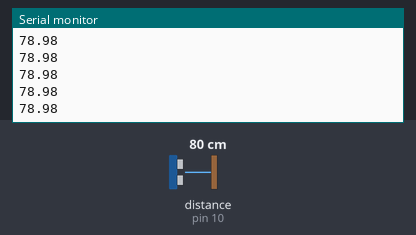
Bench run of a sketch on a simulated Arduino Uno, built with avr-gcc and run on an emulated ATmega328P. Parts: the last lines printed to the serial monitor. Wiring (inferred from the names in the program): ultrasonic range finder: trigger pin 9; echo pin 10. Inputs (shaded band) come from the test bench; at power-on: distance to the obstacle (sensor on pin 10) 80 cm. The echo pulse lasts 58.3 µs per cm.

Above: at 1.2 s.
1.3 s: distance to the obstacle (sensor on pin 10) set to 2 cm
At 1.6 s:
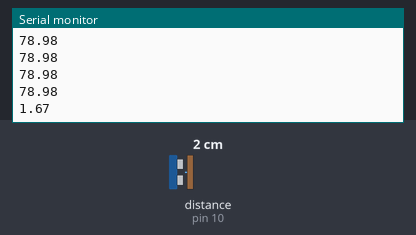
2.8 s: distance to the obstacle (sensor on pin 10) set to 4 cm
At 2.8 s:
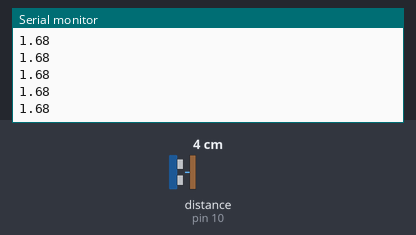
Timing chart, 0 to 5.8 s (numbered marks = the images above; inputs shaded):
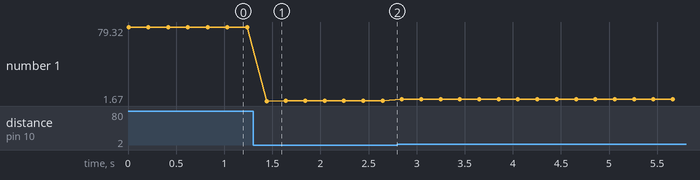

The sketch:

Ultrasonic_Sensor_HC-SR04.ino
```cpp
const int trigPin = 9;
const int echoPin = 10;

float currentDistance = 0;
float previousDistance = 0;
float crackThreshold = 0.5;
int samplingInterval = 200;

void setup() {
  Serial.begin(9600);
  pinMode(trigPin, OUTPUT);
  pinMode(echoPin, INPUT);
}

void loop() {
  currentDistance = measureDistance();
  Serial.println(currentDistance);
  delay(samplingInterval);
}

float measureDistance() {
  long duration;
  float distance;

  digitalWrite(trigPin, LOW);
  delayMicroseconds(2);
  digitalWrite(trigPin, HIGH);
  delayMicroseconds(10);
  digitalWrite(trigPin, LOW);

  duration = pulseIn(echoPin, HIGH);
  distance = (duration * 0.034) / 2;
  return distance;
}
```

Measured:
- after the input at 1.3 s, the serial monitor: prints a new line after 0.14 s (image 1)
- plotted number 1: 78.98 → 1.68 after the input at 1.3 s, 1.68 → 3.67 after the input at 2.8 s
